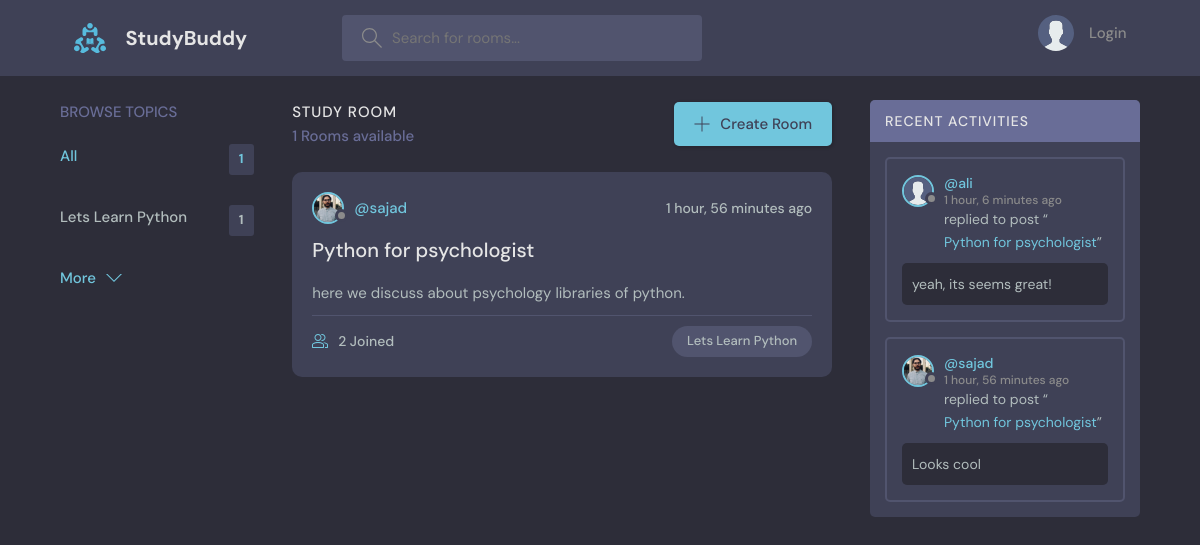
The page / on the database its author committed.
### base/models.py (models this page shows)
class Topic(models.Model):
    name = models.TextField(max_length=200)
    def __str__(self):
        return self.name

class Room(models.Model):
    host = models.ForeignKey(User, on_delete=models.SET_NULL, null=True) #it's the user object who created the room
    topic = models.ForeignKey(Topic, on_delete=models.SET_NULL, null=True)
    name = models.CharField(max_length=200)
    description = models.TextField(null=True, blank=True)  #null = treu means it could not be empty blank is for form method
    participants = models.ManyToManyField(User, related_name='participants', blank=True)
    updated = models.DateTimeField(auto_now=True) #every single time save
    created = models.DateTimeField(auto_now_add=True) #first save or crate
    class Meta:
        ordering = ['-updated', '-created']
    def __str__(self):
        return self.name

class User(AbstractUser):
    name = models.CharField(max_length=200, null=True)
    email = models.EmailField(unique=True, null=True)
    bio = models.TextField(null=True)
    avatar = models.ImageField(null=True, default='avatar.svg')
    USERNAME_FIELD = 'email'
    REQUIRED_FIELDS = []

class Message(models.Model):
    user = models.ForeignKey(User, on_delete=models.CASCADE)
    room = models.ForeignKey(Room, on_delete=models.CASCADE)
    body = models.TextField()
    updated = models.DateTimeField(auto_now=True) #every single time save
    created = models.DateTimeField(auto_now_add=True) #first save or crate
    class Meta:
        ordering = ['-updated', '-created']
    def __str__(self):
        return self.body[0:50]  #shwo only first 50 char of msg

### base/views.py (the view)
# urls.py: path('', views.home, name = 'home'),
def home (request):
    q = request.GET.get('q') if request.GET.get('q')!= None else ''
    rooms = Room.objects.filter (
        Q(topic__name__icontains=q) |
        Q(name__icontains=q) |
        Q(description__icontains=q)
        )
    topics = Topic.objects.all()[0:5]
    room_count = rooms.count()
    room_messages = Message.objects.filter(Q(room__topic__name__icontains = q))
    context = {'rooms':rooms, 'topics': topics,
        'room_count': room_count, 'room_messages': room_messages}
    return render(request, 'base/home.html', context)

### base/templates/base/home.html (shortened to what this page needs)
    {% extends 'main.html' %}
    {% block content %}
    <main class="layout layout--3">
      <div class="container">
        {% include 'base/topics_component.html' %}
        <div class="roomList">
          <div class="roomList__header">
            <div>
              <h2>Study Room</h2>
              <p>{{room_count}} Rooms available</p>
            </div>
            <a class="btn btn--main" href="{% url 'creat-room' %}">
              <svg version="1.1" xmlns="http://www.w3.org/2000/svg" width="32" height="32" viewBox="0 0 32 32">
                <title>add</title>
                <path
                  d="M16.943 0.943h-1.885v14.115h-14.115v1.885h14.115v14.115h1.885v-14.115h14.115v-1.885h-14.115v-14.115z"
                ></path>
              </svg>
              Create Room
            </a>
          </div>
          {% include 'base/feed_component.html' %}
        </div>
        {% include 'base/activity_component.html' %}
      </div>
    </main>
    {% endblock %}

### base/templates/base/topics_component.html
<div class="topics">
    <div class="topics__header">
      <h2>Browse Topics</h2>
    </div>
    <ul class="topics__list">
      <li>
        <a href="{% url 'home' %}" class="active">All <span>{{topics.count}}</span></a>
      </li>
      {% for topic in topics %}
      <li>
        <a href="{% url 'home' %}?q={{topic.name}}">{{topic}}<span>{{topics.count}}</span></a>
      </li>
      {% endfor %}
    </ul>
    <a class="btn btn--link" href="{% url 'topics' %}">
      More
      <svg version="1.1" xmlns="http://www.w3.org/2000/svg" width="32" height="32" viewBox="0 0 32 32">
        <title>chevron-down</title>
        <path d="M16 21l-13-13h-3l16 16 16-16h-3l-13 13z"></path>
      </svg>
    </a>
  </div>

### base/templates/base/feed_component.html (shortened to what this page needs)
{% for room in rooms %}
<div class="roomListRoom">
    <div class="roomListRoom__header">
      <a href="{% url 'user-profile' room.host.id %}" class="roomListRoom__author">
        <div class="avatar avatar--small">
          <img src="{{room.host.avatar.url}}" />
        </div>
        <span>@{{room.host.username}}</span>
      </a>
      <div class="roomListRoom__actions">
        <span>{{room.created|timesince}} ago</span>
      </div>
    </div>
    <div class="roomListRoom__content">
      <a href="{% url 'room' room.id %}">{{room.name}}</a>
      <p>
   {{room.description}}
      </p>
    </div>
    <div class="roomListRoom__meta">
      <a href="{% url 'room' room.id %}" class="roomListRoom__joined">
       {{room.participants.all.count}} Joined
      </a>
      <p class="roomListRoom__topic">{{room.topic.name}}</p>
    </div>
  </div>
{% endfor %}

### base/templates/base/activity_component.html (shortened to what this page needs)
        <div class="activities">
            <div class="activities__header">
              <h2>Recent Activities</h2>
            </div>
            {% for message in room_messages %}
            <div class="activities__box">
              <div class="activities__boxHeader roomListRoom__header">
                <a href="{% url 'user-profile' message.user.id %}" class="roomListRoom__author">
                  <div class="avatar avatar--small">
                    <img src="{{message.user.avatar.url}}" />
                  </div>
                  <p>
                    @{{message.user.username}}
                    <span>{{message.created | timesince}} ago</span>
                  </p>
                </a>
              </div>
              <div class="activities__boxContent">
                <p>replied to post “<a href="{% url 'room' message.room.id %}">{{message.room}}</a>”</p>
                <div class="activities__boxRoomContent">
                  {{message}}
                </div>
              </div>
            </div>
            {% endfor %}
          </div>

### rows shown on the page
Topic: name "Lets Learn Python", count "1"
Room: host.avatar (picture), host.username "sajad", created "1 hour, 56 minutes", name "Python for psychologist", description "here we discuss about psychology libraries of python.", participants.all.count "2", topic.name "Lets Learn Python"
Message: user.avatar (placeholder picture), user.username "ali", created "1 hour, 6 minutes", room "Python for psychologist", body "yeah, its seems great!"
Message: user.avatar (picture), user.username "sajad", created "1 hour, 56 minutes", room "Python for psychologist", body "Looks cool"

### other values the page prints
{{ topics.count }} "1"
{{ room_count }} "1"
